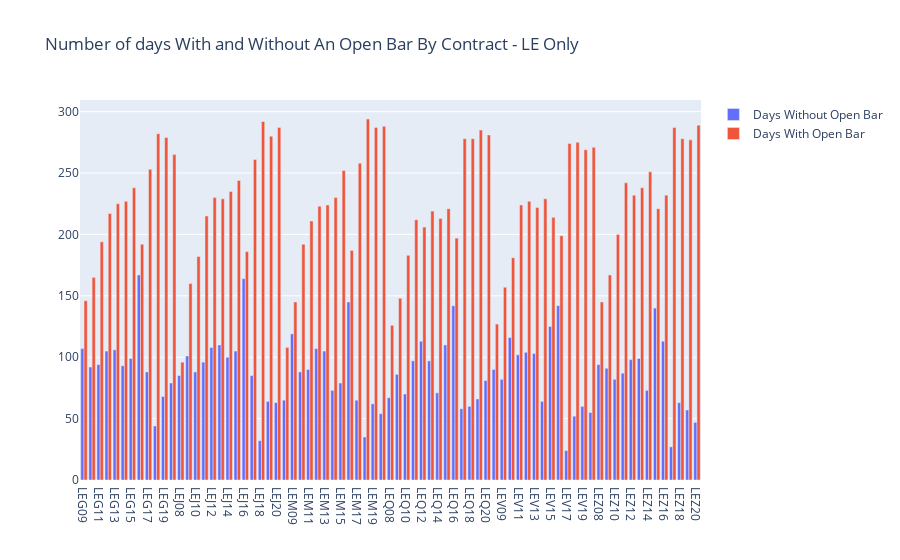

The code cell stored with this chart in its notebook:
### Code cell
fig = go.Figure(data=[
    go.Bar(name='Days Without Open Bar', x=unique_symbols, y=open_bar_by_contract_count_df['Days Without Open Bar']),
    go.Bar(name='Days With Open Bar', x=unique_symbols, y=open_bar_by_contract_count_df['Days With Open Bar'])
])
# Change the bar mode
fig.update_layout(barmode='group', title_text='Number of days With and Without An Open Bar By Contract - LE Only')
fig.show()

### Figure 1 — Plotly figure (JSON) as saved in the notebook; plotly's stock layout.template omitted (floating-point values rounded to 4 significant figures)
{"data": [{"name": "Days Without Open Bar", "type": "bar", "x": ["LEG09", "LEG10", "LEG11", "LEG12", "LEG13", "LEG14", "LEG15", "LEG16", "LEG17", "LEG18", "LEG19", "LEG20", "LEJ08", "LEJ09", "LEJ10", "LEJ11", "LEJ12", "LEJ13", "LEJ14", "LEJ15", "LEJ16", "LEJ17", "LEJ18", "LEJ19", "LEJ20", "LEM08", "LEM09", "LEM10", "LEM11", "LEM12", "LEM13", "LEM14", "LEM15", "LEM16", "LEM17", "LEM18", "LEM19", "LEM20", "LEQ08", "LEQ09", "LEQ10", "LEQ11", "LEQ12", "LEQ13", "LEQ14", "LEQ15", "LEQ16", "LEQ17", "LEQ18", "LEQ19", "LEQ20", "LEV08", "LEV09", "LEV10", "LEV11", "LEV12", "LEV13", "LEV14", "LEV15", "LEV16", "LEV17", "LEV18", "LEV19", "LEV20", "LEZ08", "LEZ09", "LEZ10", "LEZ11", "LEZ12", "LEZ13", "LEZ14", "LEZ15", "LEZ16", "LEZ17", "LEZ18", "LEZ19", "LEZ20"], "y": [107, 92, 94, 105, 106, 93, 99, 167, 88, 44, 68, 79, 85, 101, 88, 96, 108, 110, 100, 105, 164, 85, 32, 64, 63, 65, 119, 88, 90, 107, 105, 73, 79, 145, 65, 35, 62, 54, 67, 86, 70, 97, 113, 97, 71, 110, 142, 58, 60, 66, 81, 90, 82, 116, 102, 104, 103, 64, 125, 142, 24, 52, 60, 55, 94, 91, 82, 87, 98, 99, 73, 140, 113, 27, 63, 57, 47]}, {"name": "Days With Open Bar", "type": "bar", "x": ["LEG09", "LEG10", "LEG11", "LEG12", "LEG13", "LEG14", "LEG15", "LEG16", "LEG17", "LEG18", "LEG19", "LEG20", "LEJ08", "LEJ09", "LEJ10", "LEJ11", "LEJ12", "LEJ13", "LEJ14", "LEJ15", "LEJ16", "LEJ17", "LEJ18", "LEJ19", "LEJ20", "LEM08", "LEM09", "LEM10", "LEM11", "LEM12", "LEM13", "LEM14", "LEM15", "LEM16", "LEM17", "LEM18", "LEM19", "LEM20", "LEQ08", "LEQ09", "LEQ10", "LEQ11", "LEQ12", "LEQ13", "LEQ14", "LEQ15", "LEQ16", "LEQ17", "LEQ18", "LEQ19", "LEQ20", "LEV08", "LEV09", "LEV10", "LEV11", "LEV12", "LEV13", "LEV14", "LEV15", "LEV16", "LEV17", "LEV18", "LEV19", "LEV20", "LEZ08", "LEZ09", "LEZ10", "LEZ11", "LEZ12", "LEZ13", "LEZ14", "LEZ15", "LEZ16", "LEZ17", "LEZ18", "LEZ19", "LEZ20"], "y": [146, 165, 194, 217, 225, 227, 238, 192, 253, 282, 279, 265, 96, 160, 182, 215, 230, 229, 235, 244, 186, 261, 292, 280, 287, 108, 145, 192, 211, 223, 224, 230, 252, 187, 258, 294, 287, 288, 126, 148, 183, 212, 206, 219, 213, 221, 197, 278, 278, 285, 281, 127, 157, 181, 224, 227, 222, 229, 214, 199, 274, 275, 269, 271, 145, 167, 200, 242, 232, 238, 251, 221, 232, 287, 278, 277, 289]}], "layout": {"barmode": "group", "title": {"text": "Number of days With and Without An Open Bar By Contract - LE Only"}}}
